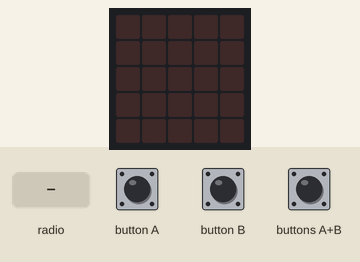
Recording of a program running on a simulated BBC micro:bit (MakeCode). On the bench: the board's 5×5 LED display. The test bench sets the inputs (shaded band). No radio messages arrive unless stated (any console line starting 'radio sent:' is added by the test bench); what the program prints to the serial console is not drawn.

Above: at 1.2 s.
1.3 s: radio message "1" arrives
At 1.5 s:
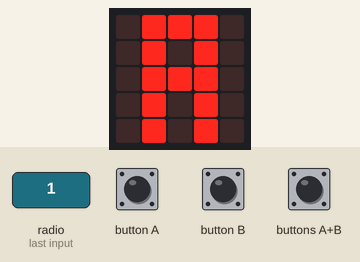
At 3.9 s:
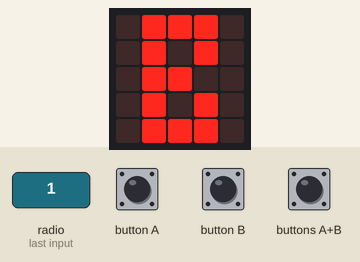
4.3 s: button A pressed for 0.15 s
5.9 s: button B pressed for 0.15 s
Timing chart, 0 to 8.9 s (numbered marks = the images above; inputs shaded):
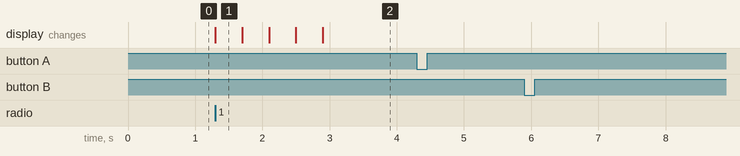

The program:

main.ts
```typescript
radio.onReceivedNumber(function (receivedNumber) {
    if (true) {
        basic.showLeds(`
            . # # # .
            . # . # .
            . # # # .
            . # . # .
            . # . # .
            `)
    }
    if (true) {
        basic.showLeds(`
            . # # # .
            . # . # .
            . # # . .
            . # . # .
            . # # # .
            `)
    }
    if (true) {
        basic.showLeds(`
            . # # # .
            . # . # .
            . # # # .
            . # . # .
            . # . # .
            `)
        basic.showLeds(`
            . . # . .
            . . # . .
            # # # # #
            . . # . .
            . . # . .
            `)
        basic.showLeds(`
            . # # # .
            . # . # .
            . # # . .
            . # . # .
            . # # # .
            `)
    }
})
input.onButtonPressed(Button.A, function () {
    radio.sendNumber(1)
})
input.onButtonPressed(Button.AB, function () {
    radio.sendNumber(2)
})
input.onButtonPressed(Button.B, function () {
    radio.sendNumber(2)
})
radio.setGroup(4)
basic.forever(function () {

})
```

test.ts
```typescript
// aquí va el archivo "tests"; esto no se compilará cuando este paquete se utilice como una extensión.
```

Measured:
- after the input at 1.3 s, the display: changes at once (image 1)
- after the input at 4.3 s, every drawn part: stays the same
- after the input at 5.9 s, every drawn part: stays the same
- what the display in image 1 shows lasts 0.4 s, from 1.3 s to 1.7 s
